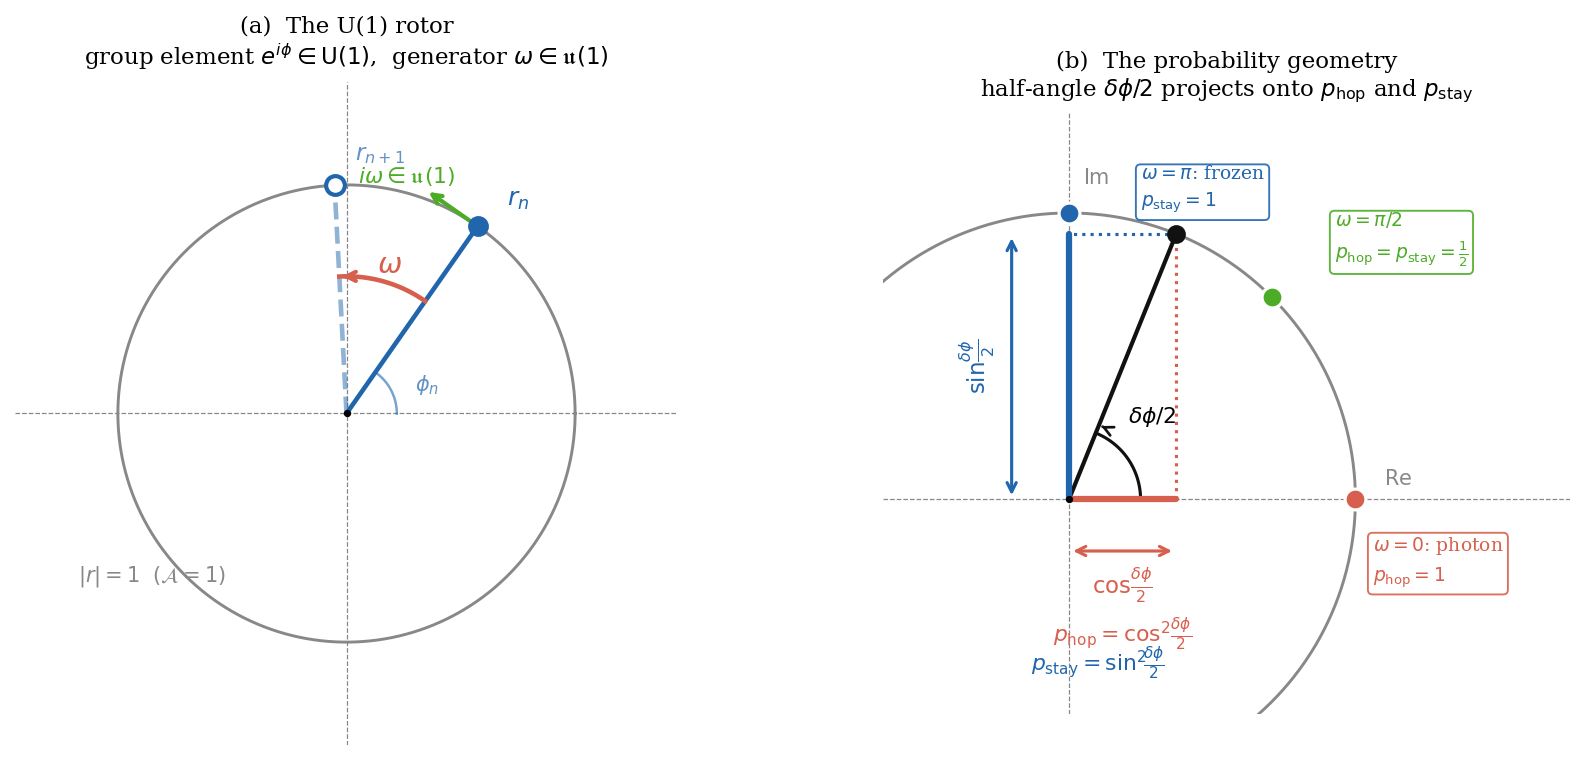

Recreate this plot in Python.
"""
phase_rotor_diagram.py
Two-panel figure of the U(1) phase rotor.

Left:  The group/algebra geometry — the rotor as a clock hand on U(1),
       with the algebra generator omega as the arc between ticks.
Right: The probability geometry — how the half-angle delta_phi/2
       projects onto p_hop and p_stay, with three special cases marked.

Output: figures/phase_rotor_diagram.pdf
"""

import numpy as np
import matplotlib
matplotlib.use('Agg')
import matplotlib.pyplot as plt
import matplotlib.patches as mpatches
from matplotlib.patches import Arc, FancyArrowPatch
import matplotlib.patheffects as pe

# ── Style ─────────────────────────────────────────────────────────────────────
plt.rcParams.update({
    'font.family':      'serif',
    'font.size':        11,
    'axes.linewidth':   0.8,
    'text.usetex':      False,
})

BLUE   = '#2166ac'
RED    = '#d6604d'
GREEN  = '#4dac26'
ORANGE = '#f4a582'
GREY   = '#888888'
BLACK  = '#111111'

fig, (ax1, ax2) = plt.subplots(1, 2, figsize=(11, 5.2))
fig.subplots_adjust(left=0.03, right=0.98, top=0.91, bottom=0.06, wspace=0.28)


# ═════════════════════════════════════════════════════════════════════════════
# LEFT PANEL: The U(1) clock — group element and algebra generator
# ═════════════════════════════════════════════════════════════════════════════

ax = ax1

# Unit circle
theta_full = np.linspace(0, 2*np.pi, 400)
ax.plot(np.cos(theta_full), np.sin(theta_full), color=GREY, lw=1.4, zorder=1)

# Axes (light)
ax.axhline(0, color=GREY, lw=0.6, ls='--', zorder=0)
ax.axvline(0, color=GREY, lw=0.6, ls='--', zorder=0)

# Current rotor state r_n
phi_n = np.radians(55)
ax.plot([0, np.cos(phi_n)], [0, np.sin(phi_n)],
        color=BLUE, lw=2.2, zorder=3)
ax.plot(np.cos(phi_n), np.sin(phi_n), 'o',
        color=BLUE, ms=9, zorder=4, label=r'$r_n = e^{i\phi_n}$')

# Next rotor state r_{n+1}
omega = np.radians(38)
phi_n1 = phi_n + omega
ax.plot([0, np.cos(phi_n1)], [0, np.sin(phi_n1)],
        color=BLUE, lw=2.2, ls='--', zorder=3, alpha=0.5)
ax.plot(np.cos(phi_n1), np.sin(phi_n1), 'o',
        color=BLUE, ms=9, zorder=4, mfc='white', mew=2,
        label=r'$r_{n+1} = e^{i(\phi_n+\omega)}$')

# Arc showing omega
arc_theta = np.linspace(phi_n, phi_n1, 60)
arc_r = 0.60
ax.plot(arc_r*np.cos(arc_theta), arc_r*np.sin(arc_theta),
        color=RED, lw=2.2, zorder=4)
# Arrow tip on arc
ax.annotate('', xy=(arc_r*np.cos(phi_n1-0.02), arc_r*np.sin(phi_n1-0.02)),
            xytext=(arc_r*np.cos(phi_n1-0.08), arc_r*np.sin(phi_n1-0.08)),
            arrowprops=dict(arrowstyle='->', color=RED, lw=2.0))
# omega label at arc midpoint
mid = (phi_n + phi_n1) / 2
ax.text(0.68*np.cos(mid), 0.68*np.sin(mid), r'$\omega$',
        color=RED, fontsize=14, ha='center', va='center', fontweight='bold')

# Tangent vector i*omega at r_n (Lie algebra lives in tangent space)
tang_angle = phi_n + np.pi/2   # tangent direction
tang_len   = 0.28
ax.annotate('', xy=(np.cos(phi_n) + tang_len*np.cos(tang_angle),
                    np.sin(phi_n) + tang_len*np.sin(tang_angle)),
            xytext=(np.cos(phi_n), np.sin(phi_n)),
            arrowprops=dict(arrowstyle='->', color=GREEN, lw=2.0))
ax.text(np.cos(phi_n) + (tang_len+0.10)*np.cos(tang_angle),
        np.sin(phi_n) + (tang_len+0.10)*np.sin(tang_angle),
        r'$i\omega \in \mathfrak{u}(1)$',
        color=GREEN, fontsize=10.5, ha='center', va='center')

# A=1 annotation on circle
ax.text(np.cos(np.radians(220))*1.11, np.sin(np.radians(220))*1.11,
        r'$|r|=1$  $(\mathcal{A}=1)$',
        color=GREY, fontsize=10, ha='center', va='center',
        style='italic')

# Labels for r_n and r_{n+1}
ax.text(np.cos(phi_n) + 0.13, np.sin(phi_n) + 0.09,
        r'$r_n$', color=BLUE, fontsize=12, fontweight='bold')
ax.text(np.cos(phi_n1) + 0.09, np.sin(phi_n1) + 0.11,
        r'$r_{n+1}$', color=BLUE, fontsize=11, alpha=0.7)

# phi_n angle arc (from real axis)
phi_arc = np.linspace(0, phi_n, 50)
ax.plot(0.22*np.cos(phi_arc), 0.22*np.sin(phi_arc), color=BLUE, lw=1.2, alpha=0.6)
ax.text(0.30, 0.10, r'$\phi_n$', color=BLUE, fontsize=10, alpha=0.7)

# Origin dot
ax.plot(0, 0, 'k.', ms=5, zorder=5)

ax.set_xlim(-1.45, 1.45)
ax.set_ylim(-1.45, 1.45)
ax.set_aspect('equal')
ax.axis('off')
ax.set_title('(a)  The U(1) rotor\n'
             r'group element $e^{i\phi} \in \mathrm{U}(1)$,'
             r'  generator $\omega \in \mathfrak{u}(1)$',
             fontsize=11, pad=8)


# ═════════════════════════════════════════════════════════════════════════════
# RIGHT PANEL: The probability geometry — half-angle projection
# ═════════════════════════════════════════════════════════════════════════════

ax = ax2

# Unit circle
ax.plot(np.cos(theta_full), np.sin(theta_full), color=GREY, lw=1.4, zorder=1)

# Axes
ax.axhline(0, color=GREY, lw=0.6, ls='--', zorder=0)
ax.axvline(0, color=GREY, lw=0.6, ls='--', zorder=0)

# The half-angle point for a generic delta_phi
dphi = np.radians(68)       # representative delta_phi/2
half = dphi                  # we're plotting the half-angle directly

pt = np.array([np.cos(half), np.sin(half)])

# Radial line to the half-angle point
ax.plot([0, pt[0]], [0, pt[1]], color=BLACK, lw=2.0, zorder=3)
ax.plot(*pt, 'o', color=BLACK, ms=8, zorder=4)

# Projection onto real axis -> cos(delta_phi/2) -> p_hop
ax.plot([pt[0], pt[0]], [0, pt[1]], color=RED, lw=1.5, ls=':', zorder=2)
ax.plot([0, pt[0]], [0, 0], color=RED, lw=3.0, zorder=3, solid_capstyle='round')
ax.annotate('', xy=(pt[0], -0.18), xytext=(0, -0.18),
            arrowprops=dict(arrowstyle='<->', color=RED, lw=1.5))
ax.text(pt[0]/2, -0.30,
        r'$\cos\!\frac{\delta\phi}{2}$', color=RED,
        fontsize=11, ha='center', va='center')
ax.text(pt[0]/2, -0.47,
        r'$p_\mathrm{hop} = \cos^2\!\frac{\delta\phi}{2}$',
        color=RED, fontsize=10.5, ha='center', va='center')

# Projection onto imaginary axis -> sin(delta_phi/2) -> p_stay
ax.plot([pt[0], 0], [pt[1], pt[1]], color=BLUE, lw=1.5, ls=':', zorder=2)
ax.plot([0, 0], [0, pt[1]], color=BLUE, lw=3.0, zorder=3, solid_capstyle='round')
ax.annotate('', xy=(-0.20, pt[1]), xytext=(-0.20, 0),
            arrowprops=dict(arrowstyle='<->', color=BLUE, lw=1.5))
ax.text(-0.32, pt[1]/2,
        r'$\sin\!\frac{\delta\phi}{2}$',
        color=BLUE, fontsize=11, ha='center', va='center', rotation=90)
# p_stay label below the circle, left side
ax.text(0.10, -0.57,
        r'$p_\mathrm{stay} = \sin^2\!\!\frac{\delta\phi}{2}$',
        color=BLUE, fontsize=10.5, ha='center', va='center')

# Half-angle arc
half_arc = np.linspace(0, half, 60)
ax.plot(0.25*np.cos(half_arc), 0.25*np.sin(half_arc),
        color=BLACK, lw=1.5)
ax.annotate('', xy=(0.28*np.cos(half-0.03), 0.28*np.sin(half-0.03)),
            xytext=(0.28*np.cos(half-0.10), 0.28*np.sin(half-0.10)),
            arrowprops=dict(arrowstyle='->', color=BLACK, lw=1.3))
ax.text(0.35*np.cos(half/2), 0.35*np.sin(half/2)+0.05,
        r'$\delta\phi/2$', fontsize=10.5, ha='center', va='bottom')

# Three special cases
specials = [
    (0.0,      r'$\omega{=}0$: photon'+'\n'+r'$p_\mathrm{hop}{=}1$',
     RED,   0.06, -0.22),
    (np.pi/4,  r'$\omega{=}\pi/2$'+'\n'+r'$p_\mathrm{hop}{=}p_\mathrm{stay}{=}\frac{1}{2}$',
     GREEN, 0.22,  0.20),
    (np.pi/2,  r'$\omega{=}\pi$: frozen'+'\n'+r'$p_\mathrm{stay}{=}1$',
     BLUE,  0.25,  0.08),
]
for angle, label, color, dx, dy in specials:
    px, py = np.cos(angle), np.sin(angle)
    ax.plot(px, py, 'o', color=color, ms=10, zorder=5,
            mec='white', mew=1.5)
    ax.text(px+dx, py+dy, label, color=color, fontsize=9,
            ha='left', va='center', linespacing=1.5,
            bbox=dict(boxstyle='round,pad=0.25', fc='white', ec=color,
                      alpha=0.90, lw=0.9))

# Axis labels
ax.text(1.10, 0.05, r'$\mathrm{Re}$', fontsize=10, color=GREY)
ax.text(0.05, 1.10, r'$\mathrm{Im}$', fontsize=10, color=GREY)

# Origin
ax.plot(0, 0, 'k.', ms=5, zorder=5)

ax.set_xlim(-0.65, 1.75)
ax.set_ylim(-0.75, 1.35)
ax.set_aspect('equal')
ax.axis('off')
ax.set_title('(b)  The probability geometry\n'
             r'half-angle $\delta\phi/2$ projects onto $p_\mathrm{hop}$ and $p_\mathrm{stay}$',
             fontsize=11, pad=8)


# ── Save ──────────────────────────────────────────────────────────────────────
import os
out = os.path.join(os.path.dirname(os.path.abspath(__file__)),
                   'phase_rotor_diagram.pdf')
fig.savefig(out, bbox_inches='tight', dpi=150)
print(f'Saved: {out}')

out_png = out.replace('.pdf', '.png')
fig.savefig(out_png, bbox_inches='tight', dpi=150)
print(f'Saved: {out_png}')
